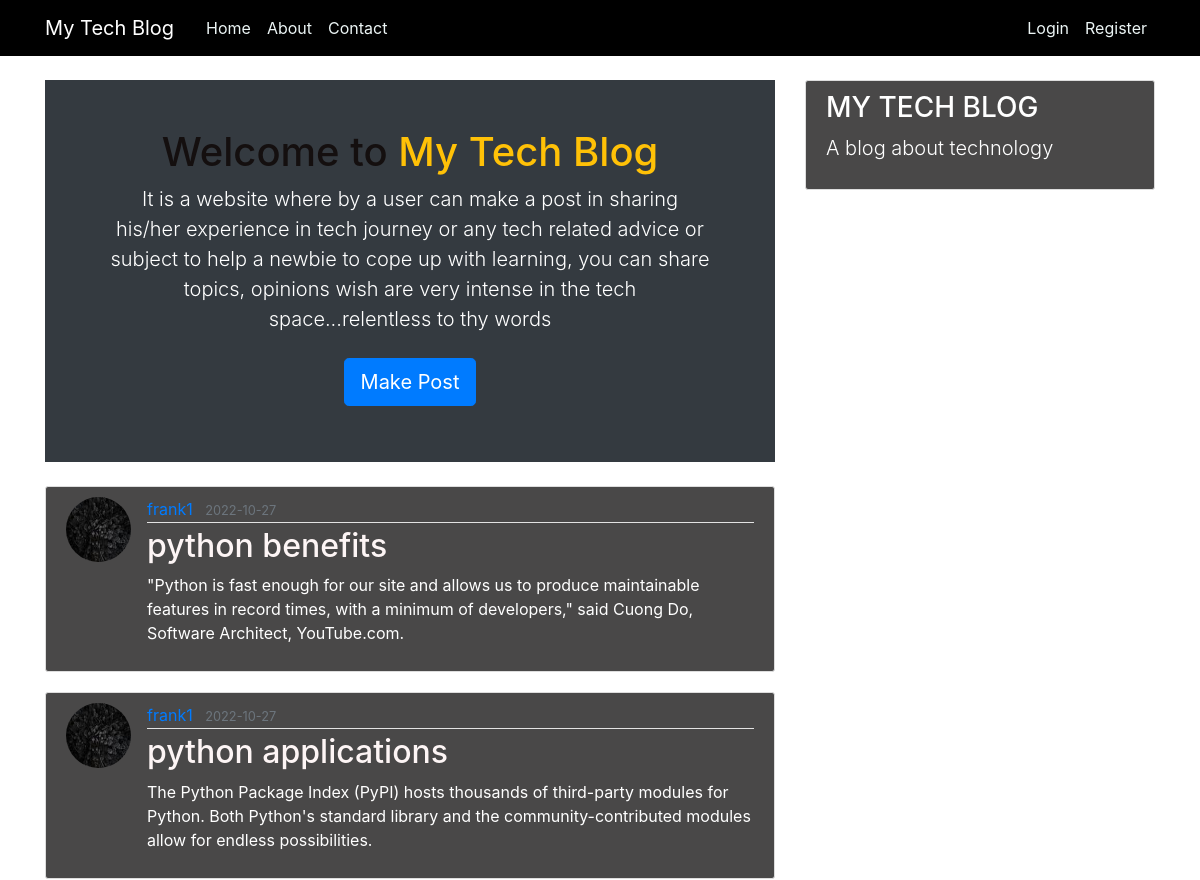
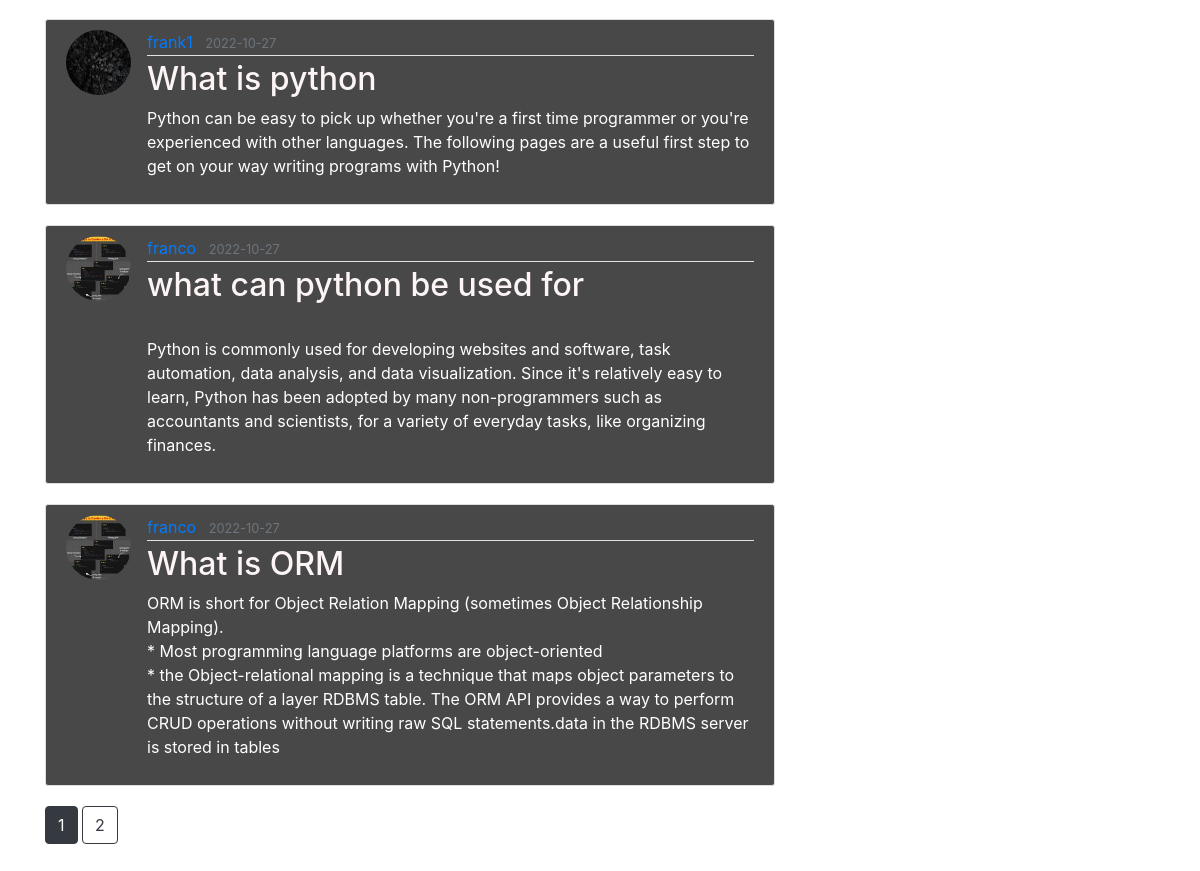
The page /home on the database its author committed (2 pictures, top to bottom).
### flaskblog/models.py (models this page shows, shortened)
class Post(db.Model):
    id = db.Column(db.Integer, primary_key=True)
    title = db.Column(db.String(100), nullable=False)
    date_posted = db.Column(db.DateTime, nullable=False, default=datetime.utcnow)
    content = db.Column(db.Text, nullable=False)
    user_id = db.Column(db.Integer, db.ForeignKey('user.id'), nullable=False)

class User(db.Model, UserMixin):
    id = db.Column(db.Integer, primary_key=True)
    username = db.Column(db.String(20), unique=True, nullable=False)
    email = db.Column(db.String(120), unique=True, nullable=False)
    image_file = db.Column(db.String(20), nullable=False, default='default.jpg')
    password = db.Column(db.String(60), nullable=False)
    posts = db.relationship('Post', backref='author', lazy=True)

### flaskblog/routes.py (the view)
@app.route("/")
@app.route("/home")
def home():
    page = request.args.get('page', 1, type=int)
    posts = Post.query.order_by(Post.date_posted.desc()).paginate(page=page, per_page=5)
    return render_template('home.html', posts=posts)

### flaskblog/templates/home.html (shortened to what this page needs)
{% extends "layout.html" %}
{% block content %}
  <section class="bg-dark text-light p-5 text-center text-sm-start  pt-lg-5">
    <div class="container">
        <div class="d-sm-flex align-center justify-content-between">
            <div>
                <h1>Welcome to <span class="text-warning">My Tech Blog</span></h1>
                <p class="lead">It is a website where by a user can make a post in sharing his/her experience in tech journey or any tech related advice or subject to help a newbie to cope up with learning, you can share topics, opinions wish are very intense in the tech space...relentless to thy words</p>
                <a class="nav-item nav-link" href="{{ url_for('new_post') }}">
                  <button type="button" class="btn btn-primary btn-lg">Make Post</button>
                </a>
            </div><br>
        </div>
    </div>
  </section><br>
    {% for post in posts.items %}
        <article class="media content-section">
          <img class="rounded-circle article-img" src="{{ url_for('static', filename='profile_pics/' + post.author.image_file) }}">
          <div class="media-body">
            <div class="article-metadata">
              <a class="mr-2" href="{{ url_for('user_posts', username=post.author.username) }}">{{ post.author.username }}</a>
              <small class="text-muted">{{ post.date_posted.strftime('%Y-%m-%d') }}</small>
            </div>
            <h2><a class="article-title" href="{{ url_for('post', post_id=post.id) }}">{{ post.title }}</a></h2>
            <p class="article-content">{{ post.content }}</p>
          </div>
        </article>
    {% endfor %}
    {% for page_num in posts.iter_pages(left_edge=1, right_edge=1, left_current=1, right_current=2) %}
      {% if page_num %}
        {% if posts.page == page_num %}
          <a class="btn btn-dark mb-4" href="{{ url_for('home', page=page_num) }}">{{ page_num }}</a>
        {% else %}
          <a class="btn btn-outline-dark mb-4" href="{{ url_for('home', page=page_num) }}">{{ page_num }}</a>
        {% endif %}
      {% else %}
        ...
      {% endif %}
    {% endfor %}
{% endblock content %}

### flaskblog/static/main.css (style rules this page uses)
body::before { content: " "; height: 40px; }
.fmm h3, p { color: #fff; }
body { background: #fff; color: #27272b; margin-top: 5rem; }
h1, h2, h3, h4, h5, h6 { color: #140f0f; }
.content-section { background: #494848; color: #fff; padding: 10px 20px; border: 1px solid #dddddd; border-radius: 3px; margin-bottom: 20px; }
.article-title { color: #fdf5f5; }
.article-content { white-space: pre-line; }
.article-img { height: 65px; width: 65px; margin-right: 16px; }
.article-metadata { padding-bottom: 1px; margin-bottom: 4px; border-bottom: 1px solid #e3e3e3 }

### rows shown on the page
Post: image_file (picture), author.username "frank1", date_posted "2022-10-27", title "python benefits", content "\"Python is fast enough for our site and allows us to produce maintainable features in record times, with a minimum of developers,\" said Cuong Do, Software Architect, YouTube.com."
Post: image_file (picture), author.username "frank1", date_posted "2022-10-27", title "python applications", content "The Python Package Index (PyPI) hosts thousands of third-party modules for Python. Both Python's standard library and the community-contributed modules allow for endless possibilities."
Post: image_file (picture), author.username "frank1", date_posted "2022-10-27", title "What is python", content "Python can be easy to pick up whether you're a first time programmer or you're experienced with other languages. The following pages are a useful first step to get on your way writing programs with Python!"
Post: image_file (picture), author.username "franco", date_posted "2022-10-27", title "what can python be used for", content "Python is commonly used for developing websites and software, task automation, data analysis, and data visualization. Since it's relatively easy to learn, Python has been adopted by many non-programmers such as accountants and scientists, for a variety of everyday tasks, like organizing finances."
Post: image_file (picture), author.username "franco", date_posted "2022-10-27", title "What is ORM", content "ORM is short for Object Relation Mapping (sometimes Object Relationship Mapping). * Most programming language platforms are object-oriented * the Object-relational mapping is a technique that maps object parameters to the structure of a layer RDBMS table. The ORM API provides a way to perform CRUD operations without writing raw SQL statements.data in the RDBMS server is stored in tables"

### other values the page prints
{{ page_num }} "1"
{{ page_num }} "2"
